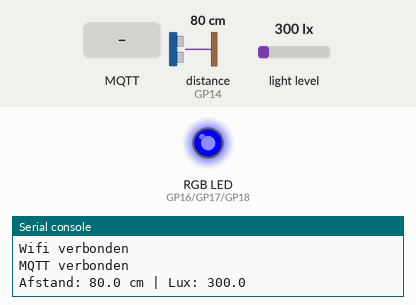
Simulated run of this program. Board: Raspberry Pi Pico running CircuitPython. Shown: an RGB LED mixed from three pins (HIGH = lit), the last lines printed to the serial console. The inputs (shaded band) are chosen by the test bench; at power-on: distance to the obstacle (sensor on GP14) 80 cm, light level 300 lx. The echo pulse lasts 58.3 µs per cm; no MQTT or app messages arrive unless stated.

Above: at 2.9 s.
3.0 s: MQTT message "RED" arrives on the first subscribed topic
At 3.9 s:
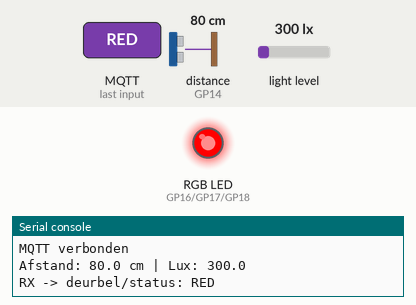
4.5 s: MQTT message "GREEN" arrives on the first subscribed topic
At 5.1 s:
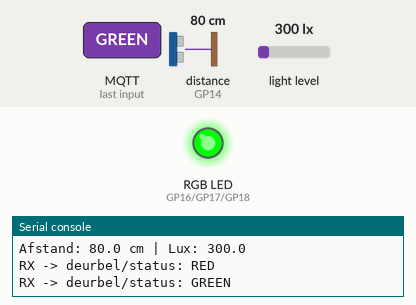
Timing chart, 0 to 7.5 s (numbered marks = the images above; inputs shaded):
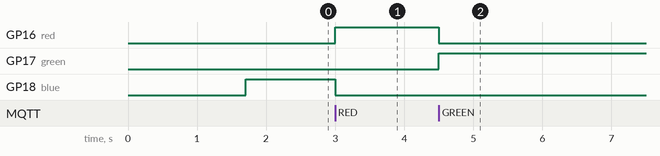

The program:

code.py
```python
import time
import board
import wifi
import socketpool
import busio
import digitalio

import adafruit_hcsr04
import adafruit_bh1750

from adafruit_minimqtt.adafruit_minimqtt import MQTT

# =====================================
# WIFI
# =====================================

wifi.radio.connect(
    "SSID",
    "PWD"
)

print("Wifi verbonden")

pool = socketpool.SocketPool(
    wifi.radio
)

# =====================================
# RGB LED
# =====================================

red = digitalio.DigitalInOut(board.GP16)
green = digitalio.DigitalInOut(board.GP17)
blue = digitalio.DigitalInOut(board.GP18)

for led in [red, green, blue]:
    led.direction = digitalio.Direction.OUTPUT


def rgb_off():

    red.value = False
    green.value = False
    blue.value = False


def rgb_red():

    red.value = True
    green.value = False
    blue.value = False


def rgb_green():

    red.value = False
    green.value = True
    blue.value = False


def rgb_blue():

    red.value = False
    green.value = False
    blue.value = True


# =====================================
# STEPPERMOTOR
# =====================================

in1 = digitalio.DigitalInOut(board.GP2)
in2 = digitalio.DigitalInOut(board.GP3)
in3 = digitalio.DigitalInOut(board.GP4)
in4 = digitalio.DigitalInOut(board.GP5)

for pin in [in1, in2, in3, in4]:
    pin.direction = digitalio.Direction.OUTPUT

sequence = [
    [1,0,0,0],
    [1,1,0,0],
    [0,1,0,0],
    [0,1,1,0],
    [0,0,1,0],
    [0,0,1,1],
    [0,0,0,1],
    [1,0,0,1]
]


def set_step(step):

    in1.value = step[0]
    in2.value = step[1]
    in3.value = step[2]
    in4.value = step[3]


def motor_off():

    in1.value = False
    in2.value = False
    in3.value = False
    in4.value = False


def step_motor(steps, direction=1):

    for _ in range(steps):

        if direction == 1:
            seq = sequence
        else:
            seq = reversed(sequence)

        for step in seq:

            set_step(step)

            time.sleep(0.002)

    motor_off()


def open_door():

    print("DEUR OPENEN")

    # ongeveer 90 graden

    step_motor(
        512,
        direction=1
    )

    time.sleep(5)

    print("DEUR SLUITEN")

    step_motor(
        512,
        direction=-1
    )

    motor_off()


# =====================================
# HC-SR04
# =====================================

sonar = adafruit_hcsr04.HCSR04(
    trigger_pin=board.GP15,
    echo_pin=board.GP14
)

# =====================================
# BH1750
# =====================================

i2c = busio.I2C(
    board.GP1,
    board.GP0
)

light_sensor = adafruit_bh1750.BH1750(i2c)

# =====================================
# MQTT CALLBACK
# =====================================

def mqtt_message(
    client,
    topic,
    payload
):

    print(
        f"RX -> {topic}: {payload}"
    )

    if topic == "deurbel/status":

        if payload == "RED":
            rgb_red()

        elif payload == "GREEN":
            rgb_green()

        elif payload == "BLUE":
            rgb_blue()

        elif payload == "OFF":
            rgb_off()

    elif topic == "deurbel/motor":

        if payload == "OPEN":

            open_door()


# =====================================
# MQTT CLIENT
# =====================================

mqtt = MQTT(
    broker="broker.hivemq.com",
    socket_pool=pool
)

mqtt.on_message = mqtt_message

mqtt.connect()

mqtt.subscribe(
    "deurbel/status"
)

mqtt.subscribe(
    "deurbel/motor"
)

print("MQTT verbonden")

# =====================================
# STARTUP
# =====================================

rgb_blue()

last_publish = 0

# =====================================
# HOOFDLUS
# =====================================

while True:

    try:

        mqtt.loop()

        if time.monotonic() - last_publish > 2:

            try:

                distance = sonar.distance

                mqtt.publish(
                    "deurbel/distance",
                    f"{distance:.1f}"
                )

                lux = light_sensor.lux

                mqtt.publish(
                    "deurbel/light",
                    f"{lux:.1f}"
                )

                print(
                    f"Afstand: {distance:.1f} cm | Lux: {lux:.1f}"
                )

            except RuntimeError:
                pass

            last_publish = time.monotonic()

        time.sleep(0.1)

    except Exception as e:

        print("Fout:", e)

        time.sleep(1)
```

Measured:
- after the input at 3.0 s, GP16 (red): LOW → HIGH at once; GP18 (blue): HIGH → LOW at once
- after the input at 4.5 s, GP16 (red): HIGH → LOW at once; GP17 (green): LOW → HIGH at once
